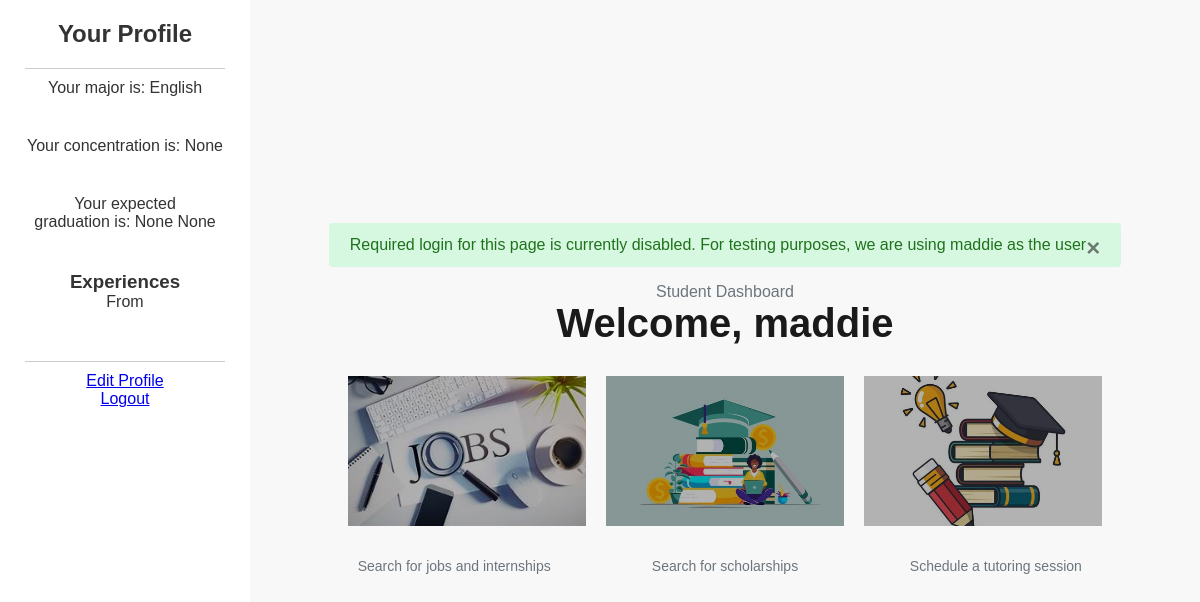
/dashboard, run on the app's committed database.
### portal/models.py (models this page shows, shortened)
class User(db.Model, UserMixin):
    id = db.Column(db.Integer(), primary_key=True)
    firstname = db.Column(db.String(length=30), nullable=False, unique=False)
    lastname = db.Column(db.String(length=30), nullable=False, unique=False)
    email_address=db.Column(db.String(length=50), nullable=True, unique=True)
    password_hash= db.Column(db.String(length=60), nullable=False)
    major=db.Column(db.String(length=30), nullable=True)
    concentration=db.Column(db.String(length=30), nullable=True)
    gradmonth=db.Column(db.Integer(), nullable=True)
    gradyear=db.Column(db.Integer(), nullable=True)
    @property
    def password(self):
        return self.password

class Experience(db.Model):
    id = db.Column(db.Integer(),  primary_key=True)
    title=db.Column(db.String(length=30), nullable=False)
    company=db.Column(db.String(length=30), nullable=True)
    desc=db.Column(db.String(length=250), nullable=True)
    monthstart=db.Column(db.String(length=30), nullable=True)
    yearstart=db.Column(db.Integer(), nullable=True)
    monthend=db.Column(db.String(length=30), nullable=True)
    yearend=db.Column(db.Integer(), nullable=True)
    user_id = db.Column(db.Integer, db.ForeignKey('user.id'), nullable=False)

### portal/routes.py (the view)
@app.route('/dashboard')
def dashboard_page():
    if not current_user.is_authenticated:
        flash(f'Required login for this page is currently disabled. For testing purposes, we are using maddie as the user', category='success')
        user = User.query.filter_by(email_address="mbrow378@uncc.edu").first()
        experiences = (Experience.query.filter_by(user_id=user.id)).all()
    else:
        user = User.query.filter_by(id=current_user.id).first()
        experiences = (Experience.query.filter_by(user_id=current_user.id)).all()
        experiences = [x.format for x in experiences]
    return render_template('dashboard.html', experiences=experiences, user=user)

### portal/templates/dashboard.html (shortened to what this page needs)
<!DOCTYPE html>
<html lang="en">
<head>
</head>
<body>
<div class="sidebar">
    <h2>Your Profile</h2>
    <hr>
    <p>Your major is: {{ user.major }}</p>
    <p>Your concentration is: {{ user.concentration }}</p>
    <p>Your expected graduation is: {{ user.gradmonth }} {{user.gradyear}}</p>
    <h3>Experiences</h3>
    {% for experience in experiences %}
    <div>
        <p>From {{ experience[2] }} {{ experience[3]}} </p>
    </div>
    {% endfor %}
    <hr>
    <a href="{{ url_for('profile_page') }}">Edit Profile</a>
    <a href="{{ url_for('logout_page') }}">Logout</a>
</div>
<div class="container">
    {%with messages = get_flashed_messages(with_categories=true)%}
      {% if messages %}
        {% for category, message in messages %}
        <div class="alert alert-{{ category }}">
        <button type="button" class="m1-2 mb1 close" data-dismiss="alert" aria-label="Close">
          <span aria-hidden="true">&times;</span>
        </button>
        {{message}}
      </div>
        {% endfor %}
      {% endif %}
    {% endwith %}
    <div class="header">
        <p>Student Dashboard</p>
        <h1>Welcome, {{user.firstname}}</h1>
    </div>
    <div class="grid">
        <a href="{{ url_for('jobs_page') }}" class="box-button">
            <img src="{{ url_for('static', filename='jobsearch.jpg') }}" alt="Jobs" class="box-image">
        </a>
        <a href="{{ url_for('scholarship_page') }}" class="box-button">
            <img src="{{ url_for('static', filename='scholarship.jpg') }}" alt="Scholarship" class="box-image">
        </a>
        <a href="{{ url_for('tutoring_page') }}" class="box-button">
            <img src="{{ url_for('static', filename='tutoring.jpg') }}" alt="Tutoring" class="box-image">
        </a>
    </div>
    <div class="content">
        <div class="section">
            <p>Search for jobs and internships</p>
        </div>
        <div class="section">
            <p>Search for scholarships</p>
        </div>
        <div class="section">
            <p>Schedule a tutoring session</p>
    </div>
</div>
</body>
</html>

### portal/templates/dashboard.html (style rules this page uses)
.alert > button { background-color: transparent; border: 0px; padding: auto auto; }
.alert-success { color: #1f721c; background-color: #d7f8e0; border-color: #c6f5d0; }
.alert { position: relative; padding: .75rem 1.25rem; margin-bottom: 1rem; border: 1px solid transparent; border-radius: .25rem; }
[type=button]:not(:disabled), [type=reset]:not(:disabled), [type=submit]:not(:disabled), button:not(:disabled) { cursor: pointer; }
.close { float: right; font-size: 1.5rem; font-weight: 700; line-height: 1; color: #000; text-shadow: 0 1px 0 #fff; opacity: .5; }
* { margin: 0; padding: 0; box-sizing: border-box; }
body { font-family: Arial, sans-serif; background-color: #f8f8f8; display: flex; justify-content: center; align-items: center; min-height: 100vh; }
.sidebar { width: 250px; background-color: #fff; color: #333; display: flex; flex-direction: column; align-items: center; text-align: center; padding-top: 20px; position: fixed; height: 100%; top: 0; left: 0; }
.sidebar h2 { font-size: 1.5rem; margin-bottom: 10px; }
.sidebar p { font-size: 1.0rem; margin-bottom: 40px; text-wrap: balance; }
.sidebar hr { width: 80%; border: none; border-top: 1px solid #ccc; margin: 10px 0; }
.container { text-align: center; margin-left: 250px; padding: 40px; width: calc(100%-250px); }
.header { margin-bottom: 20px; text-align: center; }
.header h1 { font-size: 2.5rem; color: #1a1a1a; margin-bottom: 10px; font-weight: bold; }
.header p { font-size: 1rem; color: #6c757d; }
.grid { display: flex; gap: 20px; justify-content: center; margin-top: 30px; }
.box-button { width: 30%; height: 150px; background-color: #eaeaea; border-radius: 10px; justify-content: center; align-items: center; display: flex; text-decoration: none; color: #333; font-size: 1.2rem; font-weight: bold; transition: background-color 0.3s, transform 0.2s; background-image: repeating-linear-gradient( 45deg, #ffffff, #ffffff 10px, #eaeaea 10px, #eaeaea 20px ); }
.content { display: flex; gap: 20px; justify-content: center; margin-top: 30px; }
.content .section { width: 45%; text-align: center; }
.content .section p { font-size: 0.875rem; color: #6c757d; line-height: 1.5; }
.box-image { width: 100%; height: 100%; object-fit: cover; filter: brightness(70%); transition: filter 0.3s; }

### data on the page
User: major "English", concentration "None", gradmonth "None", gradyear "None", firstname "maddie"

### other printed values
{{ message }} "Required login for this page is currently disabled. For testing purposes, we are using maddie as the user"
